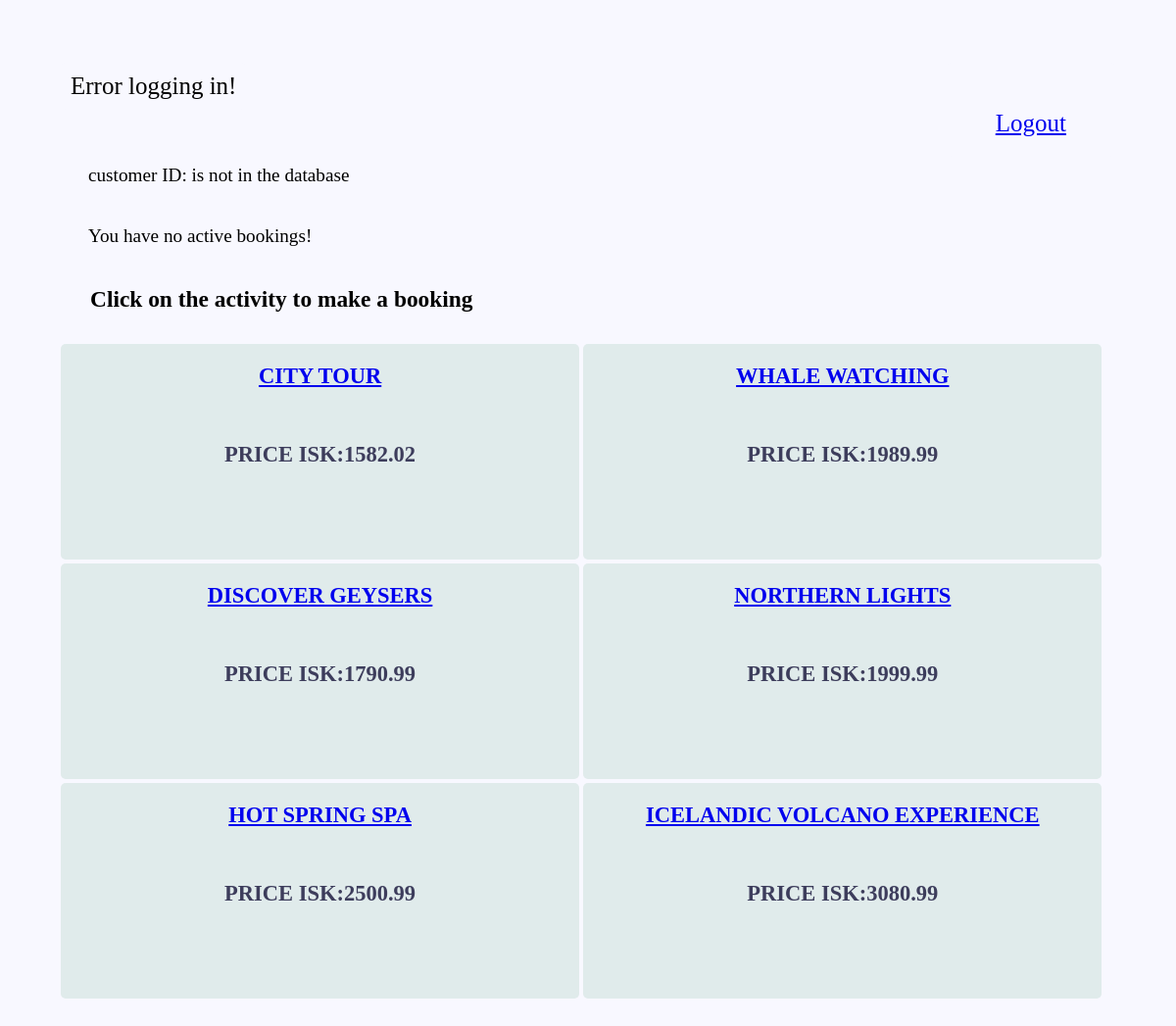
Page /content/logged_in.php on the committed database.
### tables this page shows
CREATE TABLE `activities` (
  `activityID` mediumint(8) UNSIGNED NOT NULL,
  `activity_name` varchar(255) NOT NULL,
  `description` text NOT NULL,
  `price` decimal(7,2) NOT NULL,
  `location` text
);

### content/logged_in.php (the view, shortened to what this page needs)
<link rel="stylesheet" type="text/css" href="../assets/css/css_logged_in.css">
<div id=position>
   <?php
      include "dbconn.php";
      if (array_key_exists('username', $_SESSION))
      {
        $username = $_SESSION['username'];
        echo "<div id=details><p><h3>Welcome to booking page $username!<h3/><br></div> </p>";
      }
      else
        { echo "Error logging in!";}
    ?>
</div>
<div id=logout>
   <br />
   <a href="logout.php">Logout</a>
   <br />
</div>
<?php
   $data = $username;
   $sql = "SELECT * FROM customers WHERE username = ?;";
   $stmt = mysqli_stmt_init($conn);
   if (!mysqli_stmt_prepare($stmt, $sql))
   { echo "SQL statement failed!<br>";}
   else {
         mysqli_stmt_bind_param($stmt, "s", $data);
         mysqli_stmt_execute($stmt);
         $result = mysqli_stmt_get_result($stmt);
         if ($row = mysqli_fetch_assoc($result))
          {
            $customerID = $row['customerID'];
            $customer_forename = $row['customer_forename'];
            $customer_surname = $row['customer_surname'];
             echo "<div id=details>Your details:
                    <br/>Customer ID:
                    $customerID <br/>
                    Name:
                    $customer_forename <br/>
                    Surname:
                    $customer_surname <br/></div>";
          }
       else
        { echo "<p>customer  ID:$customerID is not in the database</p>";}
       $data = $customerID;
       $sql = "SELECT * FROM booked_activities WHERE customerID = ?;";
       $stmt = mysqli_stmt_init($conn);
       if (!mysqli_stmt_prepare($stmt, $sql))
       {echo "SQL statement failed!<br>";}
       else
       {
           mysqli_stmt_bind_param($stmt, "s", $data);
           mysqli_stmt_execute($stmt);
           $result = mysqli_stmt_get_result($stmt);
           if ($row = mysqli_fetch_assoc($result))
           {
               $customerID = $row['customerID'];
               $activityID = $row['activityID'];
               echo "<div id=details>My bookings:
                      <br/>Customer ID:
                       $customerID <br/>
                       Activity id:
                       $activityID <br/>
                     </div>";
           }
          else
            { echo "<p>You have no active bookings! </p>";}
       }
   }
?>
<?php
   echo "<div id=details><h3>Click on the activity to make a booking</h3></div>";
   $sql = "SELECT * FROM activities";
   $queryresult = mysqli_query($conn, $sql);
   if ($queryresult)
   {
       while ($currentrow = mysqli_fetch_assoc($queryresult))
       {
           $activityID = $currentrow['activityID'];
           $activity_name = $currentrow['activity_name'];
           $price = $currentrow['price'];
           echo "<div id=activities><h2><a  href=\"update.php?activityID=$activityID&customerID=$customerID\">$activity_name</a><h2><br><p>price ISK:$price<p><br></div>";
       }
   }
   ?>

### css/css_logged_in.css (style rules this page uses)
* { margin: 20px; padding: 10px; }
#position { background-color: #F8F8FF; padding: 10px; text-align: center; display: inline-block; font-size: 25px; margin: 4px 2px; cursor: pointer; border-radius: 5px 5px 5px 5px; border: 1px grey; }
#logout { background-color: #F8F8FF; color: white; padding: 20px; text-align: center; display: inline-block; font-size: 25px; margin: 4px 2px; cursor: pointer; border-radius: 5px 5px 5px 5px; border: 1px grey; float:right; }
#activities { background-color: #e0ebeb; color: black; padding: 0px; text-align: center; display: inline-block; font-size: 15px; margin: 2px 2px; cursor: pointer; border-radius: 5px 5px 5px 5px; border: 1px grey; float:left; line-height: 5px; width: 49%; color:#3d3d5c; text-transform: uppercase; }
#details { color: black; padding: 0px; text-align: left; font-size: 20px; margin: 2px 2px; }

### rows in the picture
activities: activity_name "CITY TOUR", price "1582.02"
activities: activity_name "WHALE WATCHING", price "1989.99"
activities: activity_name "DISCOVER GEYSERS", price "1790.99"
activities: activity_name "NORTHERN LIGHTS", price "1999.99"
activities: activity_name "HOT SPRING SPA", price "2500.99"
activities: activity_name "ICELANDIC VOLCANO EXPERIENCE", price "3080.99"
